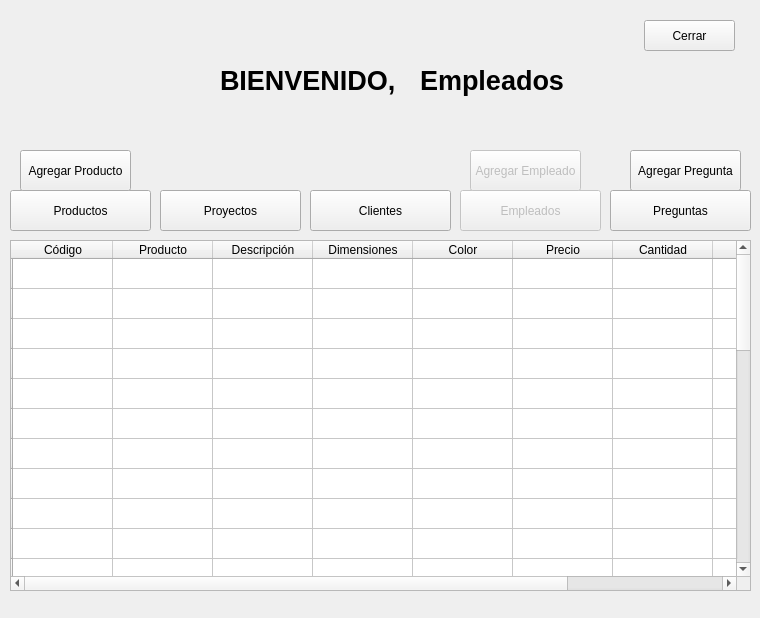
<?xml version="1.0" encoding="UTF-8"?>
<ui version="4.0">
 <class>inEmpleados</class>
 <widget class="QWidget" name="inEmpleados">
  <property name="geometry">
   <rect>
    <x>0</x>
    <y>0</y>
    <width>760</width>
    <height>618</height>
   </rect>
  </property>
  <property name="windowTitle">
   <string>Form</string>
  </property>
  <widget class="QLabel" name="nombre">
   <property name="geometry">
    <rect>
     <x>420</x>
     <y>60</y>
     <width>201</width>
     <height>41</height>
    </rect>
   </property>
   <property name="font">
    <font>
     <pointsize>20</pointsize>
     <weight>75</weight>
     <italic>false</italic>
     <bold>true</bold>
     <kerning>true</kerning>
    </font>
   </property>
   <property name="text">
    <string>Empleados</string>
   </property>
  </widget>
  <widget class="QLabel" name="label_9">
   <property name="geometry">
    <rect>
     <x>10</x>
     <y>20</y>
     <width>91</width>
     <height>111</height>
    </rect>
   </property>
   <property name="text">
    <string/>
   </property>
   <property name="pixmap">
    <pixmap>../imagenes/logo.png</pixmap>
   </property>
   <property name="scaledContents">
    <bool>true</bool>
   </property>
  </widget>
  <widget class="QLabel" name="label_4">
   <property name="geometry">
    <rect>
     <x>220</x>
     <y>60</y>
     <width>201</width>
     <height>41</height>
    </rect>
   </property>
   <property name="font">
    <font>
     <pointsize>20</pointsize>
     <weight>75</weight>
     <italic>false</italic>
     <bold>true</bold>
     <kerning>true</kerning>
    </font>
   </property>
   <property name="text">
    <string>BIENVENIDO, </string>
   </property>
  </widget>
  <widget class="QPushButton" name="empleados">
   <property name="enabled">
    <bool>false</bool>
   </property>
   <property name="geometry">
    <rect>
     <x>460</x>
     <y>190</y>
     <width>141</width>
     <height>41</height>
    </rect>
   </property>
   <property name="text">
    <string>Empleados</string>
   </property>
  </widget>
  <widget class="QPushButton" name="clientes">
   <property name="geometry">
    <rect>
     <x>310</x>
     <y>190</y>
     <width>141</width>
     <height>41</height>
    </rect>
   </property>
   <property name="text">
    <string>Clientes</string>
   </property>
  </widget>
  <widget class="QPushButton" name="proyectos">
   <property name="geometry">
    <rect>
     <x>160</x>
     <y>190</y>
     <width>141</width>
     <height>41</height>
    </rect>
   </property>
   <property name="text">
    <string>Proyectos</string>
   </property>
  </widget>
  <widget class="QPushButton" name="Productos">
   <property name="geometry">
    <rect>
     <x>10</x>
     <y>190</y>
     <width>141</width>
     <height>41</height>
    </rect>
   </property>
   <property name="text">
    <string>Productos</string>
   </property>
  </widget>
  <widget class="QTableWidget" name="tableWidget">
   <property name="enabled">
    <bool>true</bool>
   </property>
   <property name="geometry">
    <rect>
     <x>10</x>
     <y>240</y>
     <width>741</width>
     <height>351</height>
    </rect>
   </property>
   <row>
    <property name="text">
     <string/>
    </property>
   </row>
   <row>
    <property name="text">
     <string/>
    </property>
   </row>
   <row>
    <property name="text">
     <string/>
    </property>
   </row>
   <row>
    <property name="text">
     <string/>
    </property>
   </row>
   <row>
    <property name="text">
     <string/>
    </property>
   </row>
   <row>
    <property name="text">
     <string/>
    </property>
   </row>
   <row>
    <property name="text">
     <string/>
    </property>
   </row>
   <row>
    <property name="text">
     <string/>
    </property>
   </row>
   <row>
    <property name="text">
     <string/>
    </property>
   </row>
   <row>
    <property name="text">
     <string/>
    </property>
   </row>
   <row>
    <property name="text">
     <string/>
    </property>
   </row>
   <row>
    <property name="text">
     <string/>
    </property>
   </row>
   <row>
    <property name="text">
     <string/>
    </property>
   </row>
   <row>
    <property name="text">
     <string/>
    </property>
   </row>
   <row>
    <property name="text">
     <string/>
    </property>
   </row>
   <row>
    <property name="text">
     <string/>
    </property>
   </row>
   <row>
    <property name="text">
     <string/>
    </property>
   </row>
   <row>
    <property name="text">
     <string/>
    </property>
   </row>
   <row>
    <property name="text">
     <string/>
    </property>
   </row>
   <row>
    <property name="text">
     <string/>
    </property>
   </row>
   <row>
    <property name="text">
     <string/>
    </property>
   </row>
   <row>
    <property name="text">
     <string/>
    </property>
   </row>
   <row>
    <property name="text">
     <string/>
    </property>
   </row>
   <row>
    <property name="text">
     <string/>
    </property>
   </row>
   <row>
    <property name="text">
     <string/>
    </property>
   </row>
   <row>
    <property name="text">
     <string/>
    </property>
   </row>
   <row>
    <property name="text">
     <string/>
    </property>
   </row>
   <row>
    <property name="text">
     <string/>
    </property>
   </row>
   <row>
    <property name="text">
     <string/>
    </property>
   </row>
   <row>
    <property name="text">
     <string/>
    </property>
   </row>
   <row>
    <property name="text">
     <string/>
    </property>
   </row>
   <row>
    <property name="text">
     <string/>
    </property>
   </row>
   <column>
    <property name="text">
     <string notr="true">Código</string>
    </property>
    <property name="font">
     <font>
      <weight>50</weight>
      <bold>false</bold>
     </font>
    </property>
   </column>
   <column>
    <property name="text">
     <string>Producto</string>
    </property>
    <property name="font">
     <font>
      <weight>50</weight>
      <italic>false</italic>
      <bold>false</bold>
     </font>
    </property>
   </column>
   <column>
    <property name="text">
     <string>Descripción</string>
    </property>
    <property name="font">
     <font>
      <weight>50</weight>
      <bold>false</bold>
     </font>
    </property>
   </column>
   <column>
    <property name="text">
     <string>Dimensiones</string>
    </property>
    <property name="font">
     <font>
      <weight>50</weight>
      <bold>false</bold>
     </font>
    </property>
   </column>
   <column>
    <property name="text">
     <string>Color</string>
    </property>
    <property name="font">
     <font>
      <weight>50</weight>
      <bold>false</bold>
     </font>
    </property>
   </column>
   <column>
    <property name="text">
     <string>Precio</string>
    </property>
    <property name="font">
     <font>
      <weight>50</weight>
      <bold>false</bold>
     </font>
    </property>
   </column>
   <column>
    <property name="text">
     <string>Cantidad</string>
    </property>
    <property name="font">
     <font>
      <weight>50</weight>
      <bold>false</bold>
     </font>
    </property>
   </column>
   <column>
    <property name="text">
     <string>Costo</string>
    </property>
    <property name="font">
     <font>
      <weight>50</weight>
      <bold>false</bold>
     </font>
    </property>
   </column>
   <column>
    <property name="text">
     <string>No.Ventas</string>
    </property>
    <property name="font">
     <font>
      <weight>50</weight>
      <bold>false</bold>
     </font>
    </property>
   </column>
  </widget>
  <widget class="QPushButton" name="pushButton">
   <property name="geometry">
    <rect>
     <x>644</x>
     <y>20</y>
     <width>91</width>
     <height>31</height>
    </rect>
   </property>
   <property name="text">
    <string>Cerrar</string>
   </property>
  </widget>
  <widget class="QPushButton" name="aempleado">
   <property name="enabled">
    <bool>false</bool>
   </property>
   <property name="geometry">
    <rect>
     <x>470</x>
     <y>150</y>
     <width>111</width>
     <height>41</height>
    </rect>
   </property>
   <property name="text">
    <string>Agregar Empleado</string>
   </property>
  </widget>
  <widget class="QPushButton" name="aproducto">
   <property name="enabled">
    <bool>true</bool>
   </property>
   <property name="geometry">
    <rect>
     <x>20</x>
     <y>150</y>
     <width>111</width>
     <height>41</height>
    </rect>
   </property>
   <property name="text">
    <string>Agregar Producto</string>
   </property>
  </widget>
  <widget class="QPushButton" name="pushButton_2">
   <property name="geometry">
    <rect>
     <x>630</x>
     <y>150</y>
     <width>111</width>
     <height>41</height>
    </rect>
   </property>
   <property name="text">
    <string>Agregar Pregunta</string>
   </property>
  </widget>
  <widget class="QPushButton" name="clientes_2">
   <property name="geometry">
    <rect>
     <x>610</x>
     <y>190</y>
     <width>141</width>
     <height>41</height>
    </rect>
   </property>
   <property name="text">
    <string>Preguntas</string>
   </property>
  </widget>
 </widget>
 <resources/>
 <connections/>
</ui>
